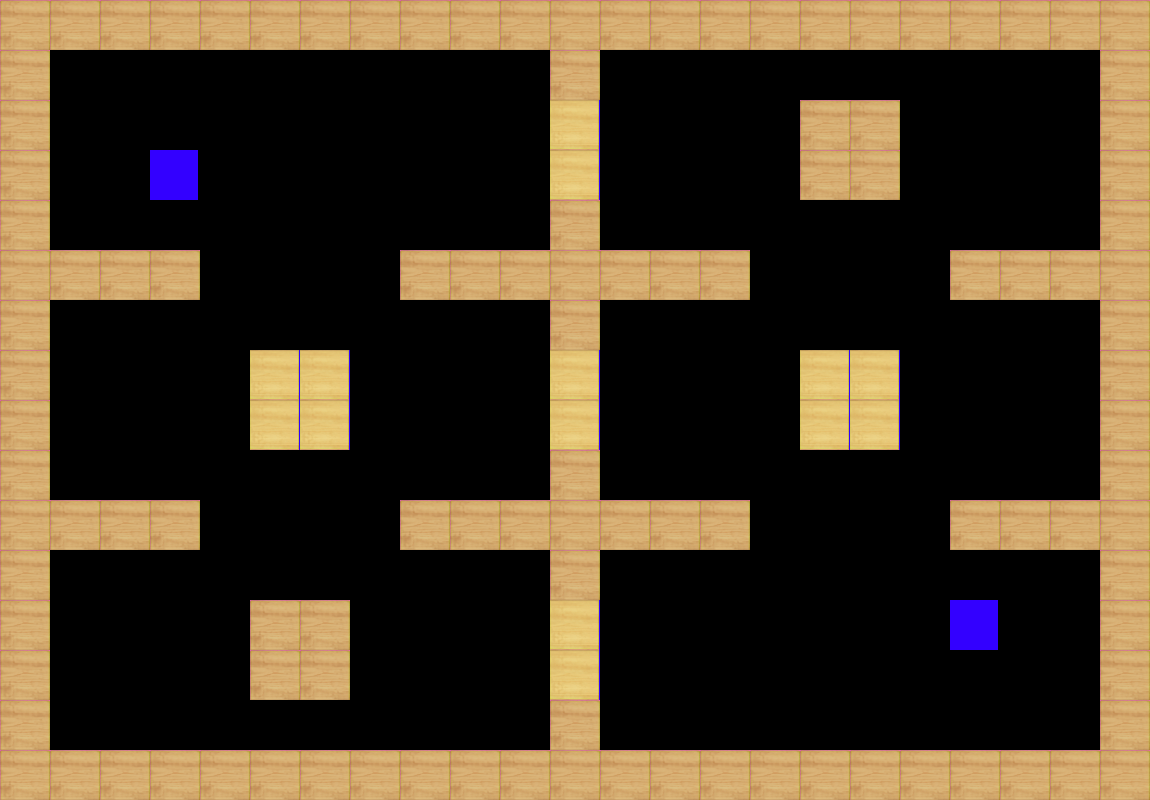

This is a level from a 2D game, rendered from its Tiled map with the project's own tilesets. A one-line summary and the complete map file follow:
An orthogonal 23x16 tile map with 50x50 px tiles, 1 tile layer (Calque de Tuiles 1).

<map version="1.10" tiledversion="1.11.0" orientation="orthogonal" renderorder="right-down" width="23" height="16" tilewidth="50" tileheight="50" infinite="0" nextlayerid="2" nextobjectid="1">
 <editorsettings>
  <export target="4Joueurs-Niveau1.json" format="json" />
 </editorsettings>
 <tileset firstgid="1" source="wii tanks.tsx" />
 <layer id="1" name="Calque de Tuiles 1" width="23" height="16">
  <data encoding="csv">
1,1,1,1,1,1,1,1,1,1,1,1,1,1,1,1,1,1,1,1,1,1,1,
1,10,10,10,10,10,10,10,10,10,10,1,10,10,10,10,10,10,10,10,10,10,1,
1,10,10,10,10,10,10,10,10,10,10,2,10,10,10,10,1,1,10,10,10,10,1,
1,10,10,3,10,10,10,10,10,10,10,2,10,10,10,10,1,1,10,10,10,10,1,
1,10,10,10,10,10,10,10,10,10,10,1,10,10,10,10,10,10,10,10,10,10,1,
1,1,1,1,10,10,10,10,1,1,1,1,1,1,1,10,10,10,10,1,1,1,1,
1,10,10,10,10,10,10,10,10,10,10,1,10,10,10,10,10,10,10,10,10,10,1,
1,10,10,10,10,2,2,10,10,10,10,2,10,10,10,10,2,2,10,10,10,10,1,
1,10,10,10,10,2,2,10,10,10,10,2,10,10,10,10,2,2,10,10,10,10,1,
1,10,10,10,10,10,10,10,10,10,10,1,10,10,10,10,10,10,10,10,10,10,1,
1,1,1,1,10,10,10,10,1,1,1,1,1,1,1,10,10,10,10,1,1,1,1,
1,10,10,10,10,10,10,10,10,10,10,1,10,10,10,10,10,10,10,10,10,10,1,
1,10,10,10,10,1,1,10,10,10,10,2,10,10,10,10,10,10,10,3,10,10,1,
1,10,10,10,10,1,1,10,10,10,10,2,10,10,10,10,10,10,10,10,10,10,1,
1,10,10,10,10,10,10,10,10,10,10,1,10,10,10,10,10,10,10,10,10,10,1,
1,1,1,1,1,1,1,1,1,1,1,1,1,1,1,1,1,1,1,1,1,1,1
</data>
 </layer>
</map>
